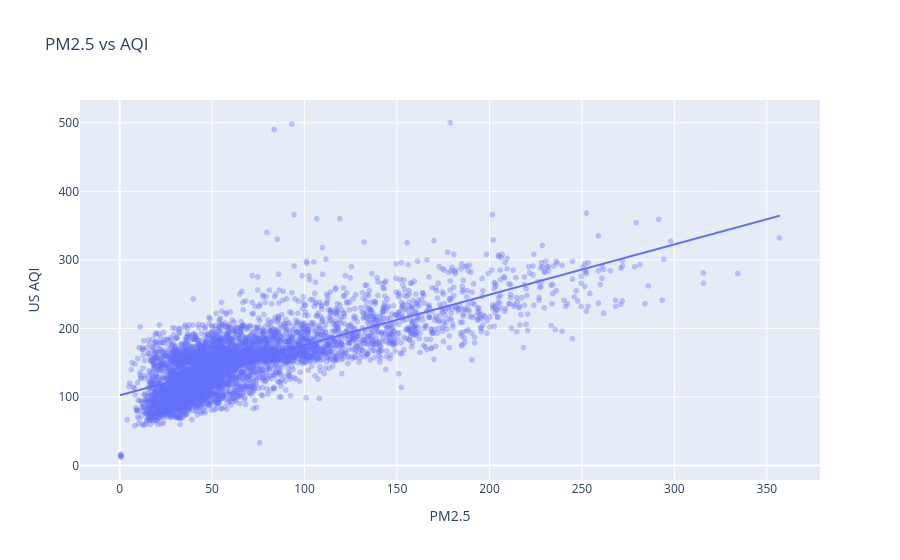

Write notebook code for a chart like this one.
### Markdown cell above
## Chart 7: PM2.5 versus AQI

Finding: PM2.5 has a strong positive relationship with AQI and appears to be one of the most direct physical drivers in the dataset.

Possible explanation: AQI in polluted urban settings is often heavily influenced by particulate concentration, especially during bad-air episodes.

Model implication: PM2.5 lags, rolling means, and change features are justified and should remain in the locked set.

### Code cell
pm25_sample = aqi_clean.sample(n=min(5000, len(aqi_clean)), random_state=42)
fig = px.scatter(pm25_sample, x='pm2_5', y='us_aqi', opacity=0.35, trendline='ols', title='PM2.5 vs AQI')
fig.update_layout(xaxis_title='PM2.5', yaxis_title='US AQI')
fig.show()

### Figure 1 — Plotly figure (JSON) as saved in the notebook; plotly's stock layout.template omitted (floating-point values rounded to 4 significant figures; data arrays with more than 128 entries replaced by an {"elided": "..."} marker saying what was removed)
{"data": [{"hovertemplate": "pm2_5=%{x}<br>us_aqi=%{y}<extra></extra>", "legendgroup": "", "marker": {"color": "#636efa", "opacity": 0.35, "symbol": "circle"}, "mode": "markers", "name": "", "showlegend": false, "type": "scattergl", "x": {"elided": "5000 float values"}, "xaxis": "x", "y": {"elided": "5000 int values"}, "yaxis": "y"}, {"hovertemplate": "<b>OLS trendline</b><br>us_aqi = 0.734122 * pm2_5 + 102.325<br>R<sup>2</sup>=0.565809<br><br>pm2_5=%{x}<br>us_aqi=%{y} <b>(trend)</b><extra></extra>", "legendgroup": "", "marker": {"color": "#636efa", "symbol": "circle"}, "mode": "lines", "name": "", "showlegend": false, "type": "scattergl", "x": {"elided": "5000 float values"}, "xaxis": "x", "y": {"elided": "5000 float values"}, "yaxis": "y"}], "layout": {"legend": {"tracegroupgap": 0}, "title": {"text": "PM2.5 vs AQI"}, "xaxis": {"anchor": "y", "domain": [0, 1], "title": {"text": "PM2.5"}}, "yaxis": {"anchor": "x", "domain": [0, 1], "title": {"text": "US AQI"}}}}
